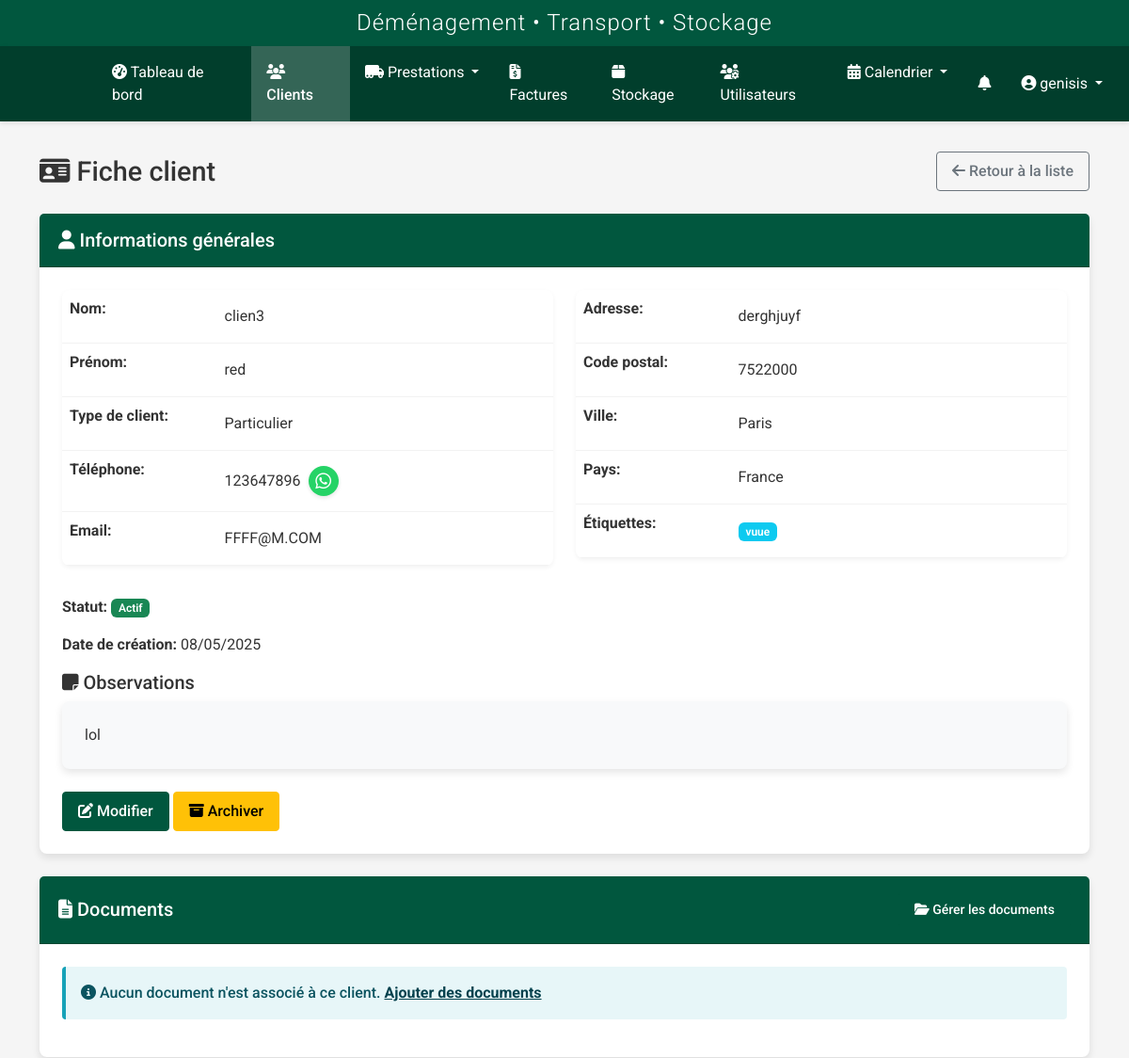
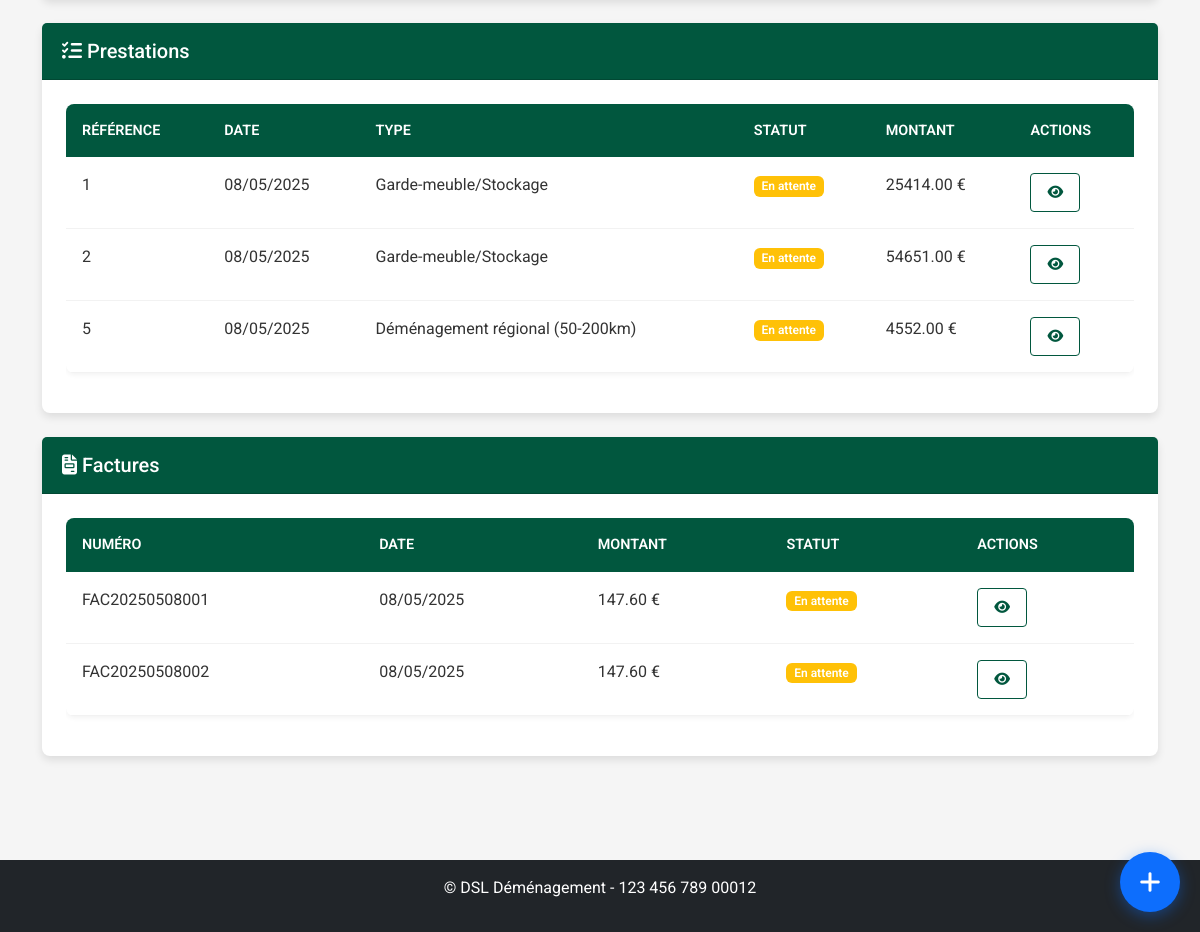
Before: /clients/clients/19 (signed in) with the older database file (2 pictures, top to bottom).
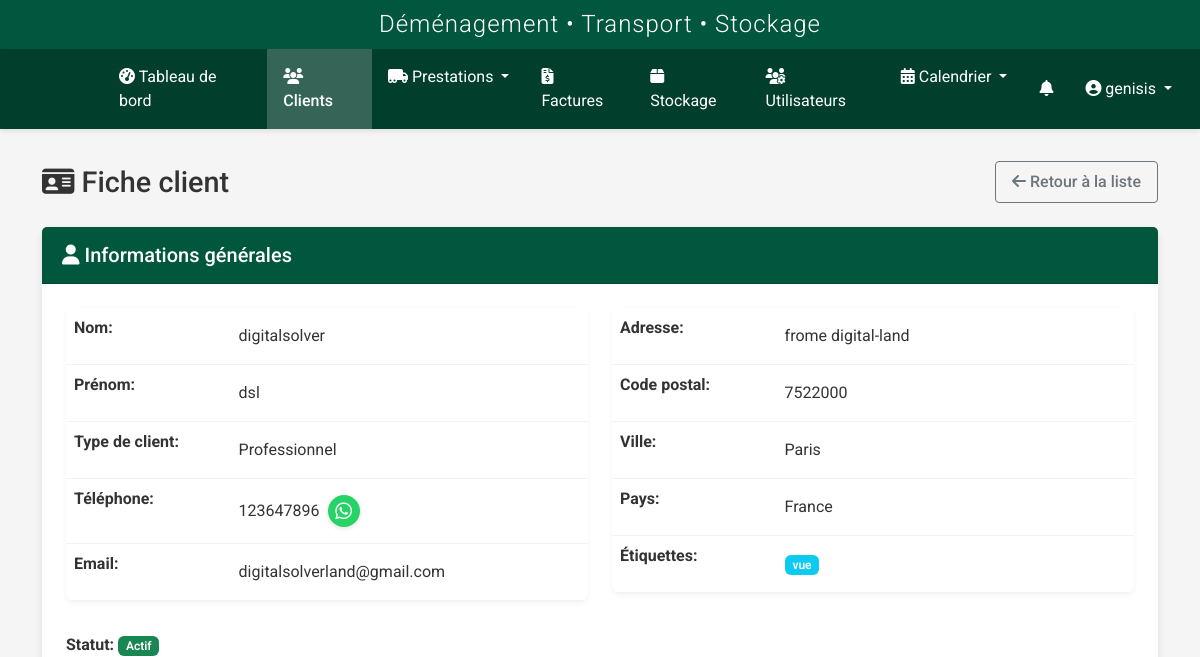
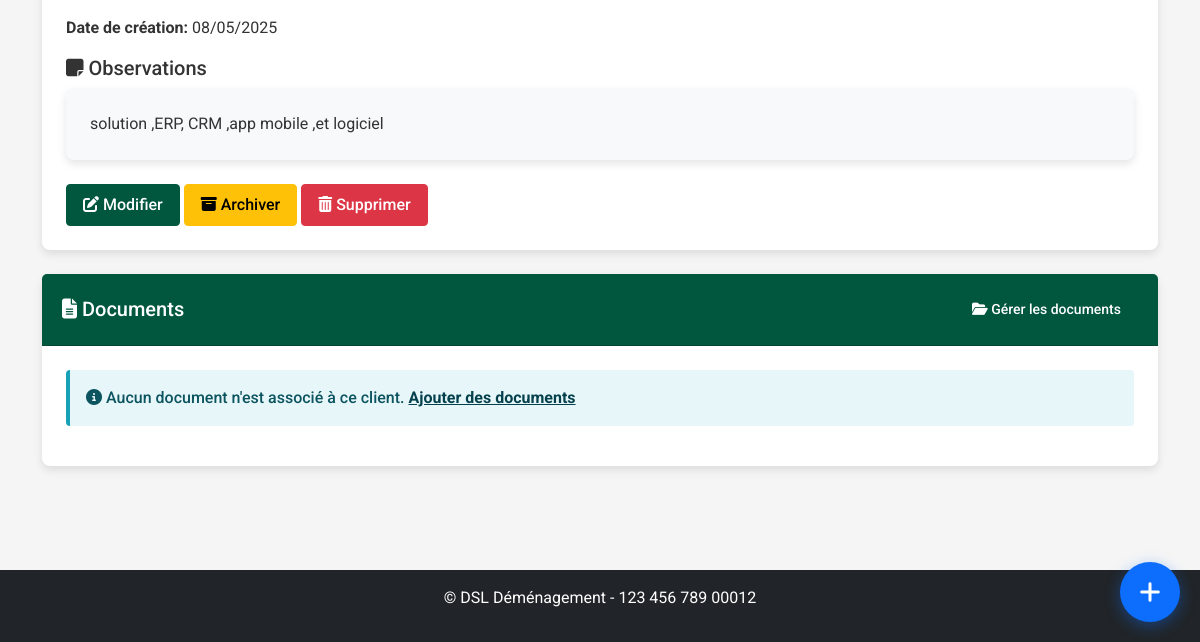
After: the same page with the newer database file (2 pictures, top to bottom).
### models.py (models this page shows, shortened)
class Client(db.Model):
    id = db.Column(db.Integer, primary_key=True)
    nom = db.Column(db.String(64), nullable=False)
    prenom = db.Column(db.String(64), nullable=False)
    adresse = db.Column(db.Text, nullable=True)
    code_postal = db.Column(db.String(10), nullable=True)
    ville = db.Column(db.String(64), nullable=True)
    pays = db.Column(db.String(64), default='France')
    telephone = db.Column(db.String(20), nullable=True)
    email = db.Column(db.String(120), nullable=True)
    type_client = db.Column(db.String(50), nullable=True)
    tags = db.Column(db.Text, nullable=True)
    observations = db.Column(db.Text, nullable=True)
    statut = db.Column(db.String(20), default='actif')
    archive = db.Column(db.Boolean, default=False)
    date_creation = db.Column(db.DateTime, nullable=False, default=datetime.utcnow)
    commercial_id = db.Column(db.Integer, db.ForeignKey('user.id'), nullable=True)
    commercial = db.relationship('User', backref=db.backref('clients', lazy=True), foreign_keys=[commercial_id])
    prestations_principales = db.relationship('Prestation', backref=db.backref('client_principal', lazy=True), lazy=True, foreign_keys="Prestation.client_id")
    prestations_supplementaires = db.relationship('Prestation', secondary=prestation_clients, back_populates='clients_supplementaires')
    factures = db.relationship('Facture', backref='client', lazy=True)

class Prestation(db.Model):
    id = db.Column(db.Integer, primary_key=True)
    client_id = db.Column(db.Integer, db.ForeignKey('client.id'), nullable=False)
    commercial_id = db.Column(db.Integer, db.ForeignKey('user.id'), nullable=True)
    transporteur_id = db.Column(db.Integer, db.ForeignKey('transporteurs.id'), nullable=True)
    vehicule_id = db.Column(db.Integer, db.ForeignKey('vehicules.id'), nullable=True)
    client = db.relationship('Client', foreign_keys=[client_id], backref=db.backref('prestations', lazy=True))
    date_debut = db.Column(db.DateTime, nullable=False)
    date_fin = db.Column(db.DateTime, nullable=False)
    adresse_depart = db.Column(db.Text, nullable=False)
    adresse_arrivee = db.Column(db.Text, nullable=False)
    type_demenagement = db.Column(db.String(100), nullable=False)
    type_demenagement_id = db.Column(db.Integer, db.ForeignKey('type_demenagement.id'), nullable=True)
    statut = db.Column(db.String(50), default='En attente')  # En attente, Confirmé, En cours, Terminé, Annulé
    priorite = db.Column(db.String(20), default='Normale')  # Basse, Normale, Haute, Urgente
    status_transporteur = db.Column(db.String(20), default='en_attente')  # en_attente, accepte, refuse
    raison_refus = db.Column(db.Text, nullable=True)  # Raison du refus par le transporteur
    date_reponse = db.Column(db.DateTime, nullable=True)  # Date de réponse du transporteur
    observations = db.Column(db.Text, nullable=True)
    archive = db.Column(db.Boolean, default=False)
    date_creation = db.Column(db.DateTime, nullable=False, default=datetime.utcnow)
    date_modification = db.Column(db.DateTime, nullable=True)
    createur_id = db.Column(db.Integer, db.ForeignKey('user.id'), nullable=True)
    modificateur_id = db.Column(db.Integer, db.ForeignKey('user.id'), nullable=True)
    stockage_id = db.Column(db.Integer, db.ForeignKey('stockage.id'), nullable=True)
    mode_groupage = db.Column(db.Boolean, default=False)
    tags = db.Column(db.Text, nullable=True)
    societe = db.Column(db.String(100), nullable=True)
    montant = db.Column(db.Float, nullable=True, default=0)
    etapes_depart = db.Column(db.Text, nullable=True)  # Étapes supplémentaires de départ (format: adresse1||adresse2||...)
    etapes_arrivee = db.Column(db.Text, nullable=True)  # Étapes supplémentaires d'arrivée (format: adresse1||adresse2||...)
    commercial = db.relationship('User', foreign_keys=[commercial_id], backref='prestations_commercial')
    createur = db.relationship('User', foreign_keys=[createur_id], backref='prestations_creees')
    modificateur = db.relationship('User', foreign_keys=[modificateur_id], backref='prestations_modifiees')
    transporteurs = db.relationship('User', secondary=prestation_transporteurs, back_populates='prestations')
    clients_supplementaires = db.relationship('Client', secondary=prestation_clients, back_populates='prestations_supplementaires')
    type_demenagement_obj = db.relationship('TypeDemenagement', backref='prestations')
    versions = db.relationship('PrestationVersion', backref='prestation_courante', lazy=True, foreign_keys="PrestationVersion.prestation_id")

class Facture(db.Model):
    id = db.Column(db.Integer, primary_key=True)
    numero = db.Column(db.String(50), unique=True, nullable=False)
    client_id = db.Column(db.Integer, db.ForeignKey('client.id'), nullable=False)
    prestation_id = db.Column(db.Integer, db.ForeignKey('prestation.id'), nullable=True)
    stockage_id = db.Column(db.Integer, db.ForeignKey('stockage.id'), nullable=True)
    date_emission = db.Column(db.DateTime, nullable=False, default=datetime.utcnow)
    date_echeance = db.Column(db.DateTime, nullable=True)
    montant_ht = db.Column(db.Float, nullable=False)
    taux_tva = db.Column(db.Float, nullable=False, default=20.0)  # Ajout du champ taux_tva
    montant_ttc = db.Column(db.Float, nullable=False)
    montant_acompte = db.Column(db.Float, nullable=True, default=0)
    societe = db.Column(db.String(50), nullable=True)
    mode_paiement = db.Column(db.String(50), nullable=True)
    statut = db.Column(db.String(20), nullable=False, default='En attente')
    commission_pourcentage = db.Column(db.Float, nullable=True)
    commission_montant = db.Column(db.Float, nullable=True)
    notes = db.Column(db.Text, nullable=True)
    observations = db.Column(db.Text, nullable=True)
    commercial_id = db.Column(db.Integer, db.ForeignKey('user.id'), nullable=True)
    commercial = db.relationship('User', foreign_keys=[commercial_id], backref='factures_creees')
    fichiers = db.relationship('FichierFacture', backref='facture', lazy=True, cascade="all, delete-orphan")

### routes/client.py (the view)
@client_bp.route('/clients/<int:id>')
@login_required
@role_required('commercial', 'admin', 'superadmin')
def details(id):
    client = Client.query.get_or_404(id)
    return render_template(
        'clients/details.html',
        title=f'Fiche client - {client.nom} {client.prenom}',
        client=client
    )

### auth.py (called while the page is built)
def role_required(*roles):
    def wrapper(f):
        @wraps(f)
        @login_required
        def decorated_function(*args, **kwargs):
            if not current_user.is_authenticated:
                return redirect(url_for('auth.login'))
            if current_user.role in ['admin', 'commercial']:
                module = request.blueprint
                if module in ['stockage', 'facture']:
                    flash('Module en développement. Accès temporairement restreint.', 'warning')
                    return redirect(url_for('dashboard.index'))
            if not any(current_user.role == role for role in roles):
                abort(403)
            return f(*args, **kwargs)
        return decorated_function
    return wrapper

### models.py (called while the page is built)
    def is_admin(self):
        return self.role in ['admin', 'superadmin']

    def is_transporteur(self):
        return self.role == 'transporteur' or self.is_admin()

### templates/clients/details.html (shortened to what the changed rows need)
{% extends 'base.html' %}
{% block content %}
<div class="client-details-page">
    <div class="page-title">
        <h1><i class="fas fa-id-card"></i> Fiche client</h1>
    </div>
    <div class="card mb-4">
        <div class="card-body">
            <div class="row">
                <div class="col-md-6">
                    <table class="table table-borderless">
                        <tr>
                            <th style="width: 30%">Nom:</th>
                            <td>{{ client.nom }}</td>
                        </tr>
                        <tr>
                            <th>Prénom:</th>
                            <td>{{ client.prenom }}</td>
                        </tr>
                        <tr>
                            <th>Type de client:</th>
                            <td>{{ client.type_client }}</td>
                        </tr>
                        <tr>
                            <th>Téléphone:</th>
                            <td>{{ client.telephone }}</td>
                        </tr>
                        <tr>
                            <th>Email:</th>
                            <td>{{ client.email }}</td>
                        </tr>
                    </table>
                </div>
                <div class="col-md-6">
                    <table class="table table-borderless">
                        <tr>
                            <th style="width: 30%">Adresse:</th>
                            <td>{{ client.adresse }}</td>
                        </tr>
                        <tr>
                            <th>Code postal:</th>
                            <td>{{ client.code_postal }}</td>
                        </tr>
                        <tr>
                            <th>Ville:</th>
                            <td>{{ client.ville }}</td>
                        </tr>
                        <tr>
                            <th>Pays:</th>
                            <td>{{ client.pays }}</td>
                        </tr>
                        <tr>
                            <th>Étiquettes:</th>
                            <td>
                                {% if client.tags %}
                                    {% for tag in client.tags.split(',') %}
                                        <span class="badge bg-info">{{ tag.strip() }}</span>
                                    {% endfor %}
                                {% else %}
                                    <span class="text-muted">Aucune étiquette</span>
                                {% endif %}
                            </td>
                        </tr>
                    </table>
                </div>
            </div>
            <div class="client-status mt-3">
                <p>
                    <strong>Statut:</strong>
                    {% if client.archive %}
                        <span class="badge bg-secondary">Archivé</span>
                    {% else %}
                        <span class="badge bg-success">Actif</span>
                    {% endif %}
                </p>
                <p><strong>Date de création:</strong> {{ client.date_creation.strftime('%d/%m/%Y') }}</p>
            </div>
            {% if client.observations %}
            <div class="client-observations mt-3">
                <h5><i class="fas fa-sticky-note"></i> Observations</h5>
                <div class="card bg-light">
                    <div class="card-body">
                        {{ client.observations|nl2br|safe }}
                    </div>
                </div>
            </div>
            {% endif %}
            <div class="client-actions mt-4">
                <a href="{{ url_for('client.edit', id=client.id) }}" class="btn btn-primary">
                    <i class="fas fa-edit"></i> Modifier
                </a>
                <a href="{{ url_for('client.toggle_archive', id=client.id) }}"
                   class="btn btn-{{ 'success' if client.archive else 'warning' }}">
                    <i class="fas fa-{{ 'box-open' if client.archive else 'archive' }}"></i>
                    {{ 'Désarchiver' if client.archive else 'Archiver' }}
                </a>
                {% if current_user.is_admin() and not client.prestations and not client.factures %}
                    <a href="{{ url_for('client.delete', id=client.id) }}"
                       class="btn btn-danger delete-client"
                       data-client-name="{{ client.nom }} {{ client.prenom }}">
                        <i class="fas fa-trash-alt"></i> Supprimer
                    </a>
                {% endif %}
            </div>
        </div>
    </div>
    {% if client.prestations %}
    <div class="card mb-4">
        <div class="card-header">
            <h5 class="mb-0"><i class="fas fa-tasks"></i> Prestations</h5>
        </div>
        <div class="card-body">
            <div class="table-responsive">
                <table class="table table-hover">
                    <thead>
                        <tr>
                            <th>Référence</th>
                            <th>Date</th>
                            <th>Type</th>
                            <th>Statut</th>
                            <th>Montant</th>
                            <th>Actions</th>
                        </tr>
                    </thead>
                    <tbody>
                        {% for prestation in client.prestations %}
                            <tr>
                                <td>{{ prestation.id }}</td>
                                <td>{{ prestation.date_debut.strftime('%d/%m/%Y') }}</td>
                                <td>{{ prestation.type_demenagement }}</td>
                                <td>
                                    <span class="badge bg-{{ 'success' if prestation.statut == 'Terminée' else 'warning' if prestation.statut == 'En attente' else 'danger' if prestation.statut == 'Annulée' else 'info' }}">
                                        {{ prestation.statut }}
                                    </span>
                                </td>
                                <td>{{ "%.2f"|format(prestation.montant or 0) }} €</td>
                                <td>
                                    <div class="btn-group btn-group-sm">
                                        <a href="{{ url_for('prestation.view', id=prestation.id) }}" class="btn btn-outline-primary" title="Voir">
                                            <i class="fas fa-eye"></i>
                                        </a>
                                    </div>
                                </td>
                            </tr>
                        {% endfor %}
                    </tbody>
                </table>
            </div>
        </div>
    </div>
    {% endif %}
    {% if client.factures %}
    <div class="card mb-4">
        <div class="card-header">
            <h5 class="mb-0"><i class="fas fa-file-invoice"></i> Factures</h5>
        </div>
        <div class="card-body">
            <div class="table-responsive">
                <table class="table table-hover">
                    <thead>
                        <tr>
                            <th>Numéro</th>
                            <th>Date</th>
                            <th>Montant</th>
                            <th>Statut</th>
                            <th>Actions</th>
                        </tr>
                    </thead>
                    <tbody>
                        {% for facture in client.factures %}
                            <tr>
                                <td>{{ facture.numero }}</td>
                                <td>{{ facture.date_emission.strftime('%d/%m/%Y') }}</td>
                                <td>{{ "%.2f"|format(facture.montant_ttc) }} €</td>
                                <td>
                                    <span class="badge bg-{{ 'success' if facture.statut == 'Payée' else 'warning' if facture.statut == 'En attente' else 'danger' if facture.statut == 'Annulée' else 'info' }}">
                                        {{ facture.statut }}
                                    </span>
                                </td>
                                <td>
                                    <div class="btn-group btn-group-sm">
                                        <a href="{{ url_for('facture.view', id=facture.id) }}" class="btn btn-outline-primary" title="Voir">
                                            <i class="fas fa-eye"></i>
                                        </a>
                                    </div>
                                </td>
                            </tr>
                        {% endfor %}
                    </tbody>
                </table>
            </div>
        </div>
    </div>
    {% endif %}
</div>
{% endblock %}

Changed rows visible on the page:
removed Prestation: id "1", date_debut "08/05/2025", type_demenagement "Garde-meuble/Stockage", statut "En attente", montant "25414.00"
removed Prestation: id "2", date_debut "08/05/2025", type_demenagement "Garde-meuble/Stockage", statut "En attente", montant "54651.00"
removed Prestation: id "5", date_debut "08/05/2025", type_demenagement "Déménagement régional (50-200km)", statut "En attente", montant "4552.00"
removed Facture: numero "FAC20250508001", date_emission "08/05/2025", montant_ttc "147.60", statut "En attente"
removed Facture: numero "FAC20250508002", date_emission "08/05/2025", montant_ttc "147.60", statut "En attente"
changed Client "Paris": nom "clien3" → "digitalsolver"; prenom "red" → "dsl"; type_client "Particulier" → "Professionnel"; email "FFFF@M.COM" → "digitalsolverland@gmail.com"; adresse "derghjuyf" → "frome digital-land"; strip "vuue" → "vue"; observations "lol" → "solution ,ERP, CRM ,app mobile ,et logiciel"
Other visible differences:
text no longer shown: "Prestations RÉFÉRENCE DATE TYPE STATUT MONTANT ACTIONS Factures NUMÉRO DATE MONTANT STATUT ACTIONS"
text now shown: "Supprimer"
